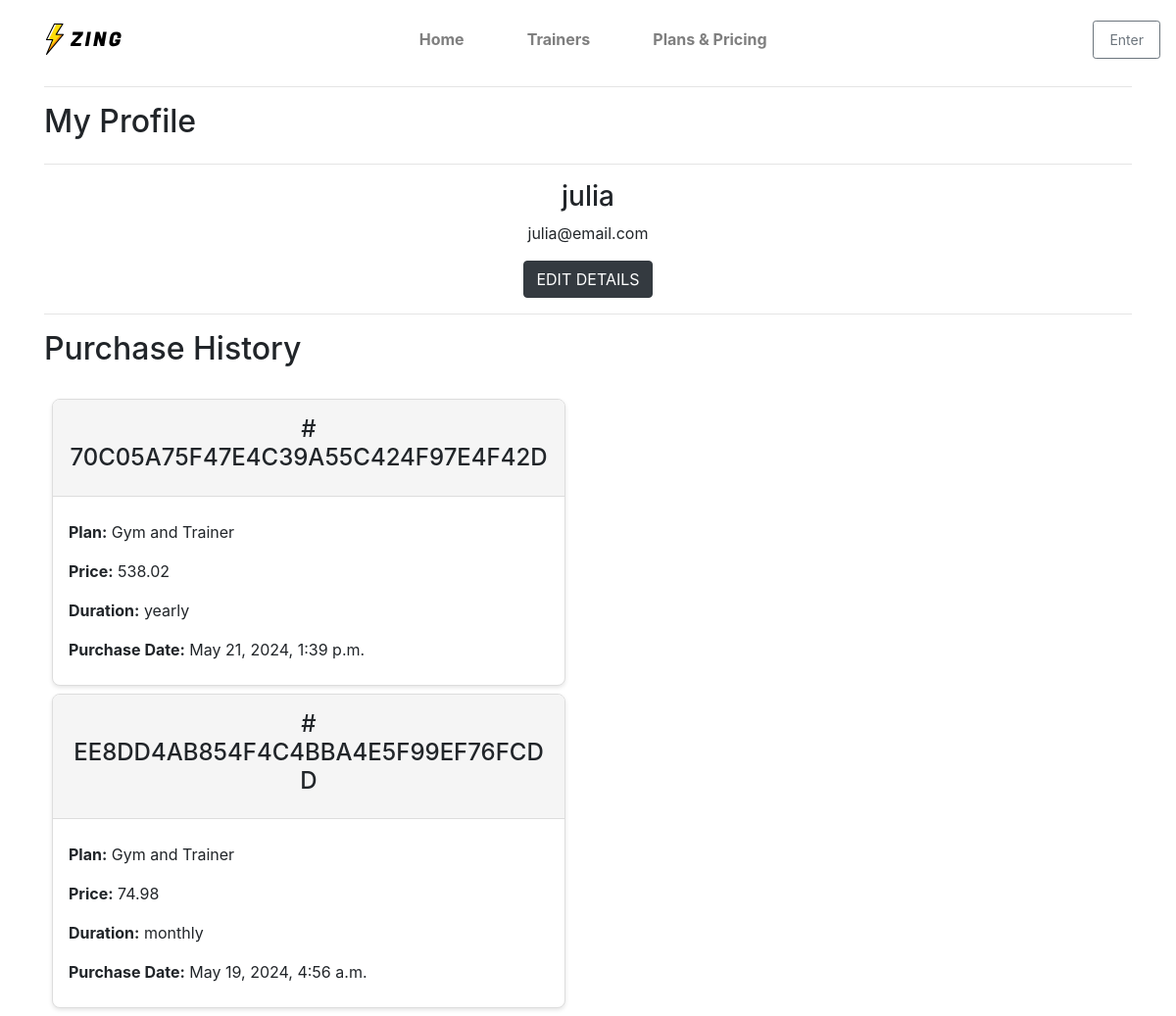
/profile/ (signed in), run on the app's committed database.
### checkout/models.py (models this page shows, shortened)
class Payment(models.Model):
    user = models.ForeignKey(User, on_delete=models.CASCADE)
    plan_name = models.CharField(max_length=100)
    plan_price = models.DecimalField(max_digits=6, decimal_places=2)
    plan_duration = models.CharField(max_length=20)
    payment_date = models.DateTimeField(default=timezone.now)
    payment_reference = models.CharField(max_length=32, null=False, editable=False)
    email = models.EmailField(null=True, blank=True)
    country = CountryField(blank_label='Country', null=False, blank=False)
    postcode = models.CharField(max_length=20, null=True, blank=True)
    town_or_city = models.CharField(max_length=40, null=False, blank=False)
    street_address1 = models.CharField(max_length=80, null=False, blank=False)
    street_address2 = models.CharField(max_length=80, null=True, blank=True)
    county = models.CharField(max_length=80, null=True, blank=True)

### profiles/views.py (the view)
# urls.py: path('profile/', include('profiles.urls')),
@login_required
def profile(request):
    profile, created = UserProfile.objects.get_or_create(user=request.user)
    if request.method == 'POST':
        form = UserProfileForm(request.POST, instance=profile)
        if form.is_valid():
            form.save()
            messages.success(request, 'Profile updated successfully')
            return redirect('profile')
        else:
            messages.error(request, 'Update failed. Please ensure the form is valid.')
    else:
        form = UserProfileForm(instance=profile, initial={'username': request.user.username})
    payments = Payment.objects.filter(user=request.user).order_by('-payment_date')
    template = 'profile/profile.html'
    context = {
        'form': form,
        'payments': payments,
    }
    return render(request, template, context)

### profiles/templates/profile/profile.html (shortened to what this page needs)
{% extends "base.html" %}
{% load static %}
{% block extra_css %}
    <link rel="stylesheet" href="{% static 'profile/css/profile.css' %}">
{% endblock %}
{% block content %}
    <div class="container">
        <div class="row">
            <div class="col">
                <hr>
                <h2 class="logo-font mb-4">My Profile</h2>
                <hr>
            </div>
        </div>
        <div class="row">
          <div class="col-12 text-center">
            <h3 >{{ user.username }}</h3>
            <p>{{ user.email }}</p>
            <button id="edit-details-btn" class="btn btn-dark text-uppercase float-center">Edit Details</button>
          </div>
        </div>
        <hr>
        <h2>Purchase History</h2>
        <div class="row">
            <div class="col-6 col-lg-6 mt-3">
                {% for payment in payments %}
                <div class="card">
                    <div class="card-header">
                        <h3># {{ payment.payment_reference }}</h3>
                    </div>
                    <div class="card-body">
                        <p><strong>Plan:</strong> {{ payment.plan_name }}</p>
                        <p><strong>Price:</strong> {{ payment.plan_price }}</p>
                        <p><strong>Duration:</strong> {{ payment.plan_duration }}</p>
                        <p><strong>Purchase Date:</strong> {{ payment.payment_date }}</p>
                    </div>
                </div>
                {% empty %}
                <div class="card">
                    <div class="card-body">
                        <p>No payment history found.</p>
                    </div>
                </div>
                {% endfor %}
            </div>
        </div>
    </div>
{% endblock %}

### static/css/base.css (style rules this page uses)
html { height: 100%; }
.card-body { display: flex; flex-direction: column; justify-content: space-between; height: 100%; }

### profiles/static/profile/css/profile.css (style rules this page uses)
.card { background-color: #fff; border: 1px solid #ddd; border-radius: 8px; box-shadow: 0 2px 4px rgba(0, 0, 0, 0.1); flex: 1 1 calc(33.333% - 1rem); margin: 0.5rem; overflow: hidden; }
.card-header { background-color: #f5f5f5; border-bottom: 1px solid #ddd; padding: 1rem; text-align: center; }
.card-header h3 { font-size: 1.5rem; }
.card-body { padding: 1rem; }
.card-body p { margin: 0.5rem 0; }

### data on the page
Payment: payment_reference "70C05A75F47E4C39A55C424F97E4F42D", plan_name "Gym and Trainer", plan_price "538.02", plan_duration "yearly", payment_date "May 21, 2024, 1:39 p.m."
Payment: payment_reference "EE8DD4AB854F4C4BBA4E5F99EF76FCDD", plan_name "Gym and Trainer", plan_price "74.98", plan_duration "monthly", payment_date "May 19, 2024, 4:56 a.m."

### other printed values
{{ user.username }} "julia"
{{ user.email }} "julia@email.com"
